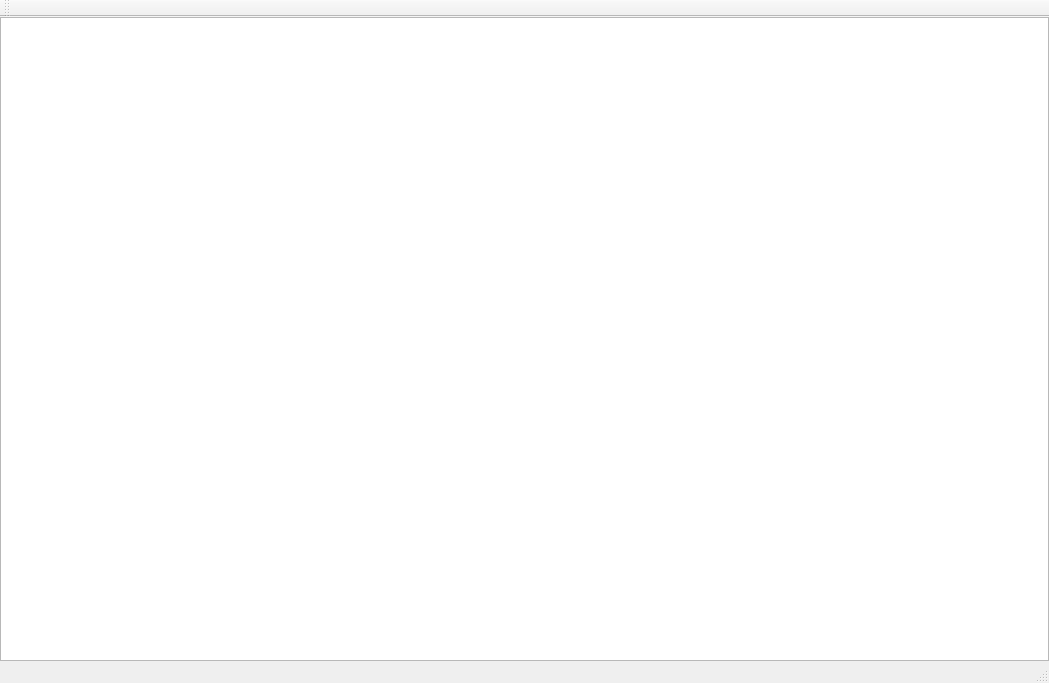
<?xml version="1.0" encoding="UTF-8"?>
<ui version="4.0">
 <class>MainWindow</class>
 <widget class="QMainWindow" name="MainWindow">
  <property name="geometry">
   <rect>
    <x>0</x>
    <y>0</y>
    <width>1049</width>
    <height>683</height>
   </rect>
  </property>
  <property name="windowTitle">
   <string>MainWindow</string>
  </property>
  <widget class="QWidget" name="centralWidget">
   <layout class="QVBoxLayout" name="verticalLayout">
    <property name="leftMargin">
     <number>0</number>
    </property>
    <property name="topMargin">
     <number>0</number>
    </property>
    <property name="rightMargin">
     <number>0</number>
    </property>
    <property name="bottomMargin">
     <number>0</number>
    </property>
    <item>
     <widget class="QGraphicsView" name="m_graphicsview"/>
    </item>
   </layout>
  </widget>
  <widget class="QMenuBar" name="menuBar">
   <property name="geometry">
    <rect>
     <x>0</x>
     <y>0</y>
     <width>1049</width>
     <height>21</height>
    </rect>
   </property>
  </widget>
  <widget class="QToolBar" name="mainToolBar">
   <attribute name="toolBarArea">
    <enum>TopToolBarArea</enum>
   </attribute>
   <attribute name="toolBarBreak">
    <bool>false</bool>
   </attribute>
  </widget>
  <widget class="QStatusBar" name="statusBar"/>
 </widget>
 <layoutdefault spacing="6" margin="11"/>
 <resources/>
 <connections/>
</ui>
